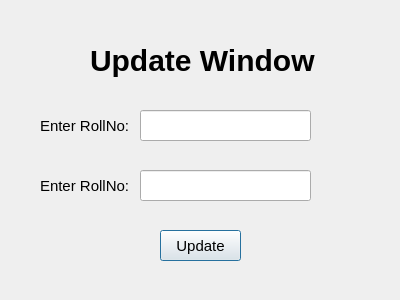
<?xml version="1.0" encoding="UTF-8"?>
<ui version="4.0">
 <class>updateBox</class>
 <widget class="QDialog" name="updateBox">
  <property name="geometry">
   <rect>
    <x>0</x>
    <y>0</y>
    <width>400</width>
    <height>300</height>
   </rect>
  </property>
  <property name="font">
   <font>
    <underline>true</underline>
   </font>
  </property>
  <property name="acceptDrops">
   <bool>true</bool>
  </property>
  <property name="windowTitle">
   <string>Dialog</string>
  </property>
  <widget class="QLabel" name="label">
   <property name="geometry">
    <rect>
     <x>90</x>
     <y>30</y>
     <width>241</width>
     <height>61</height>
    </rect>
   </property>
   <property name="font">
    <font>
     <pointsize>-1</pointsize>
     <bold>true</bold>
     <underline>false</underline>
    </font>
   </property>
   <property name="styleSheet">
    <string notr="true">QLabel{font-size:30px;color:black;}</string>
   </property>
   <property name="text">
    <string>Update Window</string>
   </property>
  </widget>
  <widget class="QLabel" name="label_2">
   <property name="geometry">
    <rect>
     <x>40</x>
     <y>110</y>
     <width>101</width>
     <height>31</height>
    </rect>
   </property>
   <property name="font">
    <font>
     <pointsize>-1</pointsize>
     <underline>false</underline>
    </font>
   </property>
   <property name="acceptDrops">
    <bool>false</bool>
   </property>
   <property name="styleSheet">
    <string notr="true">QLabel{font-size:15px;color:black;}</string>
   </property>
   <property name="frameShape">
    <enum>QFrame::Shape::NoFrame</enum>
   </property>
   <property name="text">
    <string>Enter RollNo:</string>
   </property>
  </widget>
  <widget class="QLineEdit" name="lineEdit">
   <property name="geometry">
    <rect>
     <x>140</x>
     <y>110</y>
     <width>171</width>
     <height>31</height>
    </rect>
   </property>
   <property name="styleSheet">
    <string notr="true">QLineEdit{font-size:15px}</string>
   </property>
  </widget>
  <widget class="QLabel" name="label_3">
   <property name="geometry">
    <rect>
     <x>40</x>
     <y>170</y>
     <width>101</width>
     <height>31</height>
    </rect>
   </property>
   <property name="font">
    <font>
     <pointsize>-1</pointsize>
     <underline>false</underline>
    </font>
   </property>
   <property name="acceptDrops">
    <bool>false</bool>
   </property>
   <property name="styleSheet">
    <string notr="true">QLabel{font-size:15px;color:black;}</string>
   </property>
   <property name="frameShape">
    <enum>QFrame::Shape::NoFrame</enum>
   </property>
   <property name="text">
    <string>Enter RollNo:</string>
   </property>
  </widget>
  <widget class="QLineEdit" name="lineEdit_2">
   <property name="geometry">
    <rect>
     <x>140</x>
     <y>170</y>
     <width>171</width>
     <height>31</height>
    </rect>
   </property>
   <property name="styleSheet">
    <string notr="true">QLineEdit{font-size:15px}</string>
   </property>
  </widget>
  <widget class="QPushButton" name="pushButton">
   <property name="geometry">
    <rect>
     <x>160</x>
     <y>230</y>
     <width>81</width>
     <height>31</height>
    </rect>
   </property>
   <property name="font">
    <font>
     <pointsize>-1</pointsize>
     <bold>false</bold>
     <underline>false</underline>
     <strikeout>false</strikeout>
     <kerning>true</kerning>
    </font>
   </property>
   <property name="styleSheet">
    <string notr="true">QPushButton{font-size:15px;color:black;}</string>
   </property>
   <property name="text">
    <string>Update</string>
   </property>
  </widget>
 </widget>
 <resources/>
 <connections/>
</ui>
